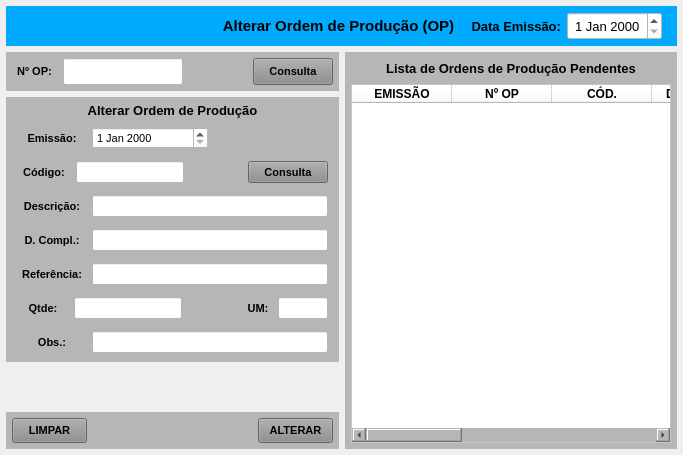
<?xml version="1.0" encoding="UTF-8"?>
<ui version="4.0">
 <class>AlteraOP</class>
 <widget class="QMainWindow" name="AlteraOP">
  <property name="geometry">
   <rect>
    <x>0</x>
    <y>0</y>
    <width>683</width>
    <height>455</height>
   </rect>
  </property>
  <property name="sizePolicy">
   <sizepolicy hsizetype="Preferred" vsizetype="Preferred">
    <horstretch>0</horstretch>
    <verstretch>0</verstretch>
   </sizepolicy>
  </property>
  <property name="maximumSize">
   <size>
    <width>16777215</width>
    <height>16777211</height>
   </size>
  </property>
  <property name="windowTitle">
   <string>Ordem de Produção - Alterar</string>
  </property>
  <widget class="QWidget" name="centralwidget">
   <property name="maximumSize">
    <size>
     <width>16777215</width>
     <height>16777215</height>
    </size>
   </property>
   <layout class="QVBoxLayout" name="verticalLayout">
    <property name="leftMargin">
     <number>6</number>
    </property>
    <property name="topMargin">
     <number>6</number>
    </property>
    <property name="rightMargin">
     <number>6</number>
    </property>
    <property name="bottomMargin">
     <number>6</number>
    </property>
    <item>
     <widget class="QWidget" name="widget_cabecalho" native="true">
      <property name="sizePolicy">
       <sizepolicy hsizetype="Preferred" vsizetype="Preferred">
        <horstretch>0</horstretch>
        <verstretch>0</verstretch>
       </sizepolicy>
      </property>
      <property name="minimumSize">
       <size>
        <width>0</width>
        <height>40</height>
       </size>
      </property>
      <property name="maximumSize">
       <size>
        <width>16777215</width>
        <height>40</height>
       </size>
      </property>
      <property name="font">
       <font>
        <pointsize>9</pointsize>
       </font>
      </property>
      <property name="styleSheet">
       <string notr="true">background-color: rgb(0, 170, 255);</string>
      </property>
      <layout class="QHBoxLayout" name="horizontalLayout">
       <property name="spacing">
        <number>6</number>
       </property>
       <property name="leftMargin">
        <number>15</number>
       </property>
       <property name="topMargin">
        <number>6</number>
       </property>
       <property name="rightMargin">
        <number>15</number>
       </property>
       <property name="bottomMargin">
        <number>6</number>
       </property>
       <item>
        <widget class="QLabel" name="label_8">
         <property name="minimumSize">
          <size>
           <width>0</width>
           <height>0</height>
          </size>
         </property>
         <property name="maximumSize">
          <size>
           <width>190</width>
           <height>16777215</height>
          </size>
         </property>
         <property name="text">
          <string/>
         </property>
        </widget>
       </item>
       <item>
        <widget class="QLabel" name="label_13">
         <property name="sizePolicy">
          <sizepolicy hsizetype="Preferred" vsizetype="Preferred">
           <horstretch>0</horstretch>
           <verstretch>0</verstretch>
          </sizepolicy>
         </property>
         <property name="minimumSize">
          <size>
           <width>0</width>
           <height>0</height>
          </size>
         </property>
         <property name="font">
          <font>
           <pointsize>11</pointsize>
           <weight>75</weight>
           <bold>true</bold>
          </font>
         </property>
         <property name="text">
          <string>Alterar Ordem de Produção (OP)</string>
         </property>
         <property name="alignment">
          <set>Qt::AlignCenter</set>
         </property>
        </widget>
       </item>
       <item>
        <widget class="QLabel" name="label_20">
         <property name="sizePolicy">
          <sizepolicy hsizetype="Preferred" vsizetype="Preferred">
           <horstretch>0</horstretch>
           <verstretch>0</verstretch>
          </sizepolicy>
         </property>
         <property name="minimumSize">
          <size>
           <width>0</width>
           <height>0</height>
          </size>
         </property>
         <property name="maximumSize">
          <size>
           <width>95</width>
           <height>16777215</height>
          </size>
         </property>
         <property name="font">
          <font>
           <pointsize>10</pointsize>
           <weight>75</weight>
           <bold>true</bold>
          </font>
         </property>
         <property name="text">
          <string>Data Emissão:</string>
         </property>
         <property name="alignment">
          <set>Qt::AlignRight|Qt::AlignTrailing|Qt::AlignVCenter</set>
         </property>
        </widget>
       </item>
       <item>
        <widget class="QDateEdit" name="date_Emissao">
         <property name="sizePolicy">
          <sizepolicy hsizetype="Preferred" vsizetype="Preferred">
           <horstretch>0</horstretch>
           <verstretch>0</verstretch>
          </sizepolicy>
         </property>
         <property name="minimumSize">
          <size>
           <width>0</width>
           <height>0</height>
          </size>
         </property>
         <property name="maximumSize">
          <size>
           <width>95</width>
           <height>16777215</height>
          </size>
         </property>
         <property name="font">
          <font>
           <pointsize>10</pointsize>
          </font>
         </property>
         <property name="styleSheet">
          <string notr="true">background-color: rgb(255, 255, 255);</string>
         </property>
         <property name="alignment">
          <set>Qt::AlignCenter</set>
         </property>
        </widget>
       </item>
      </layout>
     </widget>
    </item>
    <item>
     <widget class="QWidget" name="widget" native="true">
      <layout class="QHBoxLayout" name="horizontalLayout_2">
       <property name="leftMargin">
        <number>0</number>
       </property>
       <property name="topMargin">
        <number>0</number>
       </property>
       <property name="rightMargin">
        <number>0</number>
       </property>
       <property name="bottomMargin">
        <number>0</number>
       </property>
       <item>
        <widget class="QWidget" name="widget_3" native="true">
         <property name="minimumSize">
          <size>
           <width>0</width>
           <height>0</height>
          </size>
         </property>
         <property name="maximumSize">
          <size>
           <width>350</width>
           <height>16777215</height>
          </size>
         </property>
         <layout class="QVBoxLayout" name="verticalLayout_2">
          <property name="leftMargin">
           <number>0</number>
          </property>
          <property name="topMargin">
           <number>0</number>
          </property>
          <property name="rightMargin">
           <number>0</number>
          </property>
          <property name="bottomMargin">
           <number>0</number>
          </property>
          <item>
           <widget class="QWidget" name="widget_Cor1" native="true">
            <property name="minimumSize">
             <size>
              <width>0</width>
              <height>0</height>
             </size>
            </property>
            <property name="maximumSize">
             <size>
              <width>16777215</width>
              <height>45</height>
             </size>
            </property>
            <property name="styleSheet">
             <string notr="true">background-color: rgb(182, 182, 182);</string>
            </property>
            <layout class="QHBoxLayout" name="horizontalLayout_3">
             <property name="leftMargin">
              <number>6</number>
             </property>
             <property name="topMargin">
              <number>6</number>
             </property>
             <property name="rightMargin">
              <number>6</number>
             </property>
             <property name="bottomMargin">
              <number>6</number>
             </property>
             <item>
              <widget class="QLabel" name="label_4">
               <property name="minimumSize">
                <size>
                 <width>0</width>
                 <height>0</height>
                </size>
               </property>
               <property name="maximumSize">
                <size>
                 <width>45</width>
                 <height>16777215</height>
                </size>
               </property>
               <property name="font">
                <font>
                 <pointsize>8</pointsize>
                 <weight>75</weight>
                 <bold>true</bold>
                </font>
               </property>
               <property name="text">
                <string>Nº OP:</string>
               </property>
               <property name="alignment">
                <set>Qt::AlignCenter</set>
               </property>
              </widget>
             </item>
             <item>
              <widget class="QLineEdit" name="line_Num_OP">
               <property name="sizePolicy">
                <sizepolicy hsizetype="Preferred" vsizetype="Preferred">
                 <horstretch>0</horstretch>
                 <verstretch>0</verstretch>
                </sizepolicy>
               </property>
               <property name="minimumSize">
                <size>
                 <width>0</width>
                 <height>0</height>
                </size>
               </property>
               <property name="maximumSize">
                <size>
                 <width>120</width>
                 <height>16777215</height>
                </size>
               </property>
               <property name="font">
                <font>
                 <pointsize>12</pointsize>
                </font>
               </property>
               <property name="styleSheet">
                <string notr="true">background-color: rgb(255, 255, 255);</string>
               </property>
               <property name="inputMask">
                <string/>
               </property>
               <property name="text">
                <string/>
               </property>
               <property name="frame">
                <bool>true</bool>
               </property>
               <property name="echoMode">
                <enum>QLineEdit::Normal</enum>
               </property>
               <property name="alignment">
                <set>Qt::AlignCenter</set>
               </property>
               <property name="dragEnabled">
                <bool>false</bool>
               </property>
               <property name="placeholderText">
                <string/>
               </property>
              </widget>
             </item>
             <item>
              <widget class="QLabel" name="label_6">
               <property name="text">
                <string/>
               </property>
              </widget>
             </item>
             <item>
              <widget class="QPushButton" name="btn_Consulta_num">
               <property name="sizePolicy">
                <sizepolicy hsizetype="Preferred" vsizetype="Preferred">
                 <horstretch>0</horstretch>
                 <verstretch>0</verstretch>
                </sizepolicy>
               </property>
               <property name="font">
                <font>
                 <pointsize>8</pointsize>
                 <weight>75</weight>
                 <bold>true</bold>
                </font>
               </property>
               <property name="cursor">
                <cursorShape>PointingHandCursor</cursorShape>
               </property>
               <property name="styleSheet">
                <string notr="true">background-color: rgb(141, 141, 141);</string>
               </property>
               <property name="text">
                <string>Consulta</string>
               </property>
              </widget>
             </item>
            </layout>
           </widget>
          </item>
          <item>
           <widget class="QWidget" name="widget_Cor2" native="true">
            <property name="minimumSize">
             <size>
              <width>0</width>
              <height>0</height>
             </size>
            </property>
            <property name="maximumSize">
             <size>
              <width>16777215</width>
              <height>350</height>
             </size>
            </property>
            <property name="styleSheet">
             <string notr="true">background-color: rgb(182, 182, 182);</string>
            </property>
            <layout class="QVBoxLayout" name="verticalLayout_3">
             <property name="spacing">
              <number>6</number>
             </property>
             <property name="leftMargin">
              <number>6</number>
             </property>
             <property name="topMargin">
              <number>6</number>
             </property>
             <property name="rightMargin">
              <number>6</number>
             </property>
             <property name="bottomMargin">
              <number>6</number>
             </property>
             <item>
              <widget class="QLabel" name="label_titulo">
               <property name="minimumSize">
                <size>
                 <width>0</width>
                 <height>0</height>
                </size>
               </property>
               <property name="maximumSize">
                <size>
                 <width>16777215</width>
                 <height>30</height>
                </size>
               </property>
               <property name="font">
                <font>
                 <pointsize>10</pointsize>
                 <weight>75</weight>
                 <bold>true</bold>
                </font>
               </property>
               <property name="text">
                <string>Alterar Ordem de Produção</string>
               </property>
               <property name="alignment">
                <set>Qt::AlignCenter</set>
               </property>
              </widget>
             </item>
             <item>
              <widget class="QWidget" name="widget_9" native="true">
               <layout class="QHBoxLayout" name="horizontalLayout_5">
                <property name="spacing">
                 <number>5</number>
                </property>
                <property name="leftMargin">
                 <number>5</number>
                </property>
                <property name="topMargin">
                 <number>3</number>
                </property>
                <property name="rightMargin">
                 <number>5</number>
                </property>
                <property name="bottomMargin">
                 <number>3</number>
                </property>
                <item>
                 <widget class="QLabel" name="label_22">
                  <property name="minimumSize">
                   <size>
                    <width>0</width>
                    <height>0</height>
                   </size>
                  </property>
                  <property name="maximumSize">
                   <size>
                    <width>70</width>
                    <height>16777215</height>
                   </size>
                  </property>
                  <property name="font">
                   <font>
                    <pointsize>8</pointsize>
                    <weight>75</weight>
                    <bold>true</bold>
                   </font>
                  </property>
                  <property name="text">
                   <string>Emissão:</string>
                  </property>
                  <property name="alignment">
                   <set>Qt::AlignCenter</set>
                  </property>
                 </widget>
                </item>
                <item>
                 <widget class="QDateEdit" name="date_Emissao_2">
                  <property name="sizePolicy">
                   <sizepolicy hsizetype="Preferred" vsizetype="Preferred">
                    <horstretch>0</horstretch>
                    <verstretch>0</verstretch>
                   </sizepolicy>
                  </property>
                  <property name="font">
                   <font>
                    <pointsize>8</pointsize>
                   </font>
                  </property>
                  <property name="styleSheet">
                   <string notr="true">background-color: rgb(255, 255, 255);</string>
                  </property>
                 </widget>
                </item>
                <item>
                 <widget class="QLabel" name="label_2">
                  <property name="text">
                   <string/>
                  </property>
                 </widget>
                </item>
               </layout>
              </widget>
             </item>
             <item>
              <widget class="QWidget" name="widget_10" native="true">
               <layout class="QHBoxLayout" name="horizontalLayout_6">
                <property name="spacing">
                 <number>5</number>
                </property>
                <property name="leftMargin">
                 <number>5</number>
                </property>
                <property name="topMargin">
                 <number>3</number>
                </property>
                <property name="rightMargin">
                 <number>5</number>
                </property>
                <property name="bottomMargin">
                 <number>3</number>
                </property>
                <item>
                 <widget class="QLabel" name="label_3">
                  <property name="minimumSize">
                   <size>
                    <width>0</width>
                    <height>0</height>
                   </size>
                  </property>
                  <property name="maximumSize">
                   <size>
                    <width>70</width>
                    <height>16777215</height>
                   </size>
                  </property>
                  <property name="font">
                   <font>
                    <pointsize>8</pointsize>
                    <weight>75</weight>
                    <bold>true</bold>
                   </font>
                  </property>
                  <property name="text">
                   <string>Código:</string>
                  </property>
                  <property name="alignment">
                   <set>Qt::AlignCenter</set>
                  </property>
                 </widget>
                </item>
                <item>
                 <widget class="QLineEdit" name="line_Codigo">
                  <property name="sizePolicy">
                   <sizepolicy hsizetype="Preferred" vsizetype="Preferred">
                    <horstretch>0</horstretch>
                    <verstretch>0</verstretch>
                   </sizepolicy>
                  </property>
                  <property name="font">
                   <font>
                    <pointsize>8</pointsize>
                   </font>
                  </property>
                  <property name="styleSheet">
                   <string notr="true">background-color: rgb(255, 255, 255);</string>
                  </property>
                  <property name="inputMask">
                   <string/>
                  </property>
                  <property name="text">
                   <string/>
                  </property>
                  <property name="frame">
                   <bool>true</bool>
                  </property>
                  <property name="echoMode">
                   <enum>QLineEdit::Normal</enum>
                  </property>
                  <property name="alignment">
                   <set>Qt::AlignCenter</set>
                  </property>
                  <property name="dragEnabled">
                   <bool>false</bool>
                  </property>
                  <property name="placeholderText">
                   <string/>
                  </property>
                 </widget>
                </item>
                <item>
                 <widget class="QLabel" name="label_5">
                  <property name="text">
                   <string/>
                  </property>
                 </widget>
                </item>
                <item>
                 <widget class="QPushButton" name="btn_Consulta">
                  <property name="sizePolicy">
                   <sizepolicy hsizetype="Preferred" vsizetype="Preferred">
                    <horstretch>0</horstretch>
                    <verstretch>0</verstretch>
                   </sizepolicy>
                  </property>
                  <property name="font">
                   <font>
                    <pointsize>8</pointsize>
                    <weight>75</weight>
                    <bold>true</bold>
                   </font>
                  </property>
                  <property name="cursor">
                   <cursorShape>PointingHandCursor</cursorShape>
                  </property>
                  <property name="styleSheet">
                   <string notr="true">background-color: rgb(141, 141, 141);</string>
                  </property>
                  <property name="text">
                   <string>Consulta</string>
                  </property>
                 </widget>
                </item>
               </layout>
              </widget>
             </item>
             <item>
              <widget class="QWidget" name="widget_11" native="true">
               <layout class="QHBoxLayout" name="horizontalLayout_7">
                <property name="spacing">
                 <number>5</number>
                </property>
                <property name="leftMargin">
                 <number>5</number>
                </property>
                <property name="topMargin">
                 <number>3</number>
                </property>
                <property name="rightMargin">
                 <number>5</number>
                </property>
                <property name="bottomMargin">
                 <number>3</number>
                </property>
                <item>
                 <widget class="QLabel" name="label_21">
                  <property name="minimumSize">
                   <size>
                    <width>0</width>
                    <height>0</height>
                   </size>
                  </property>
                  <property name="maximumSize">
                   <size>
                    <width>70</width>
                    <height>16777215</height>
                   </size>
                  </property>
                  <property name="font">
                   <font>
                    <pointsize>8</pointsize>
                    <weight>75</weight>
                    <bold>true</bold>
                   </font>
                  </property>
                  <property name="text">
                   <string>Descrição:</string>
                  </property>
                  <property name="alignment">
                   <set>Qt::AlignCenter</set>
                  </property>
                 </widget>
                </item>
                <item>
                 <widget class="QLineEdit" name="line_Descricao">
                  <property name="sizePolicy">
                   <sizepolicy hsizetype="Preferred" vsizetype="Preferred">
                    <horstretch>0</horstretch>
                    <verstretch>0</verstretch>
                   </sizepolicy>
                  </property>
                  <property name="font">
                   <font>
                    <pointsize>8</pointsize>
                   </font>
                  </property>
                  <property name="styleSheet">
                   <string notr="true">background-color: rgb(255, 255, 255);</string>
                  </property>
                  <property name="alignment">
                   <set>Qt::AlignLeading|Qt::AlignLeft|Qt::AlignVCenter</set>
                  </property>
                  <property name="readOnly">
                   <bool>false</bool>
                  </property>
                 </widget>
                </item>
               </layout>
              </widget>
             </item>
             <item>
              <widget class="QWidget" name="widget_12" native="true">
               <layout class="QHBoxLayout" name="horizontalLayout_8">
                <property name="spacing">
                 <number>5</number>
                </property>
                <property name="leftMargin">
                 <number>5</number>
                </property>
                <property name="topMargin">
                 <number>3</number>
                </property>
                <property name="rightMargin">
                 <number>5</number>
                </property>
                <property name="bottomMargin">
                 <number>3</number>
                </property>
                <item>
                 <widget class="QLabel" name="label_24">
                  <property name="minimumSize">
                   <size>
                    <width>0</width>
                    <height>0</height>
                   </size>
                  </property>
                  <property name="maximumSize">
                   <size>
                    <width>70</width>
                    <height>16777215</height>
                   </size>
                  </property>
                  <property name="font">
                   <font>
                    <pointsize>8</pointsize>
                    <weight>75</weight>
                    <bold>true</bold>
                   </font>
                  </property>
                  <property name="text">
                   <string>D. Compl.:</string>
                  </property>
                  <property name="alignment">
                   <set>Qt::AlignCenter</set>
                  </property>
                 </widget>
                </item>
                <item>
                 <widget class="QLineEdit" name="line_Complementar">
                  <property name="sizePolicy">
                   <sizepolicy hsizetype="Preferred" vsizetype="Preferred">
                    <horstretch>0</horstretch>
                    <verstretch>0</verstretch>
                   </sizepolicy>
                  </property>
                  <property name="font">
                   <font>
                    <pointsize>8</pointsize>
                   </font>
                  </property>
                  <property name="styleSheet">
                   <string notr="true">background-color: rgb(255, 255, 255);</string>
                  </property>
                  <property name="readOnly">
                   <bool>false</bool>
                  </property>
                 </widget>
                </item>
               </layout>
              </widget>
             </item>
             <item>
              <widget class="QWidget" name="widget_13" native="true">
               <layout class="QHBoxLayout" name="horizontalLayout_9">
                <property name="spacing">
                 <number>5</number>
                </property>
                <property name="leftMargin">
                 <number>5</number>
                </property>
                <property name="topMargin">
                 <number>3</number>
                </property>
                <property name="rightMargin">
                 <number>5</number>
                </property>
                <property name="bottomMargin">
                 <number>3</number>
                </property>
                <item>
                 <widget class="QLabel" name="label_23">
                  <property name="minimumSize">
                   <size>
                    <width>0</width>
                    <height>0</height>
                   </size>
                  </property>
                  <property name="maximumSize">
                   <size>
                    <width>70</width>
                    <height>16777215</height>
                   </size>
                  </property>
                  <property name="font">
                   <font>
                    <pointsize>8</pointsize>
                    <weight>75</weight>
                    <bold>true</bold>
                   </font>
                  </property>
                  <property name="text">
                   <string>Referência:</string>
                  </property>
                  <property name="alignment">
                   <set>Qt::AlignCenter</set>
                  </property>
                 </widget>
                </item>
                <item>
                 <widget class="QLineEdit" name="line_Referencia">
                  <property name="sizePolicy">
                   <sizepolicy hsizetype="Preferred" vsizetype="Preferred">
                    <horstretch>0</horstretch>
                    <verstretch>0</verstretch>
                   </sizepolicy>
                  </property>
                  <property name="font">
                   <font>
                    <pointsize>8</pointsize>
                   </font>
                  </property>
                  <property name="styleSheet">
                   <string notr="true">background-color: rgb(255, 255, 255);</string>
                  </property>
                  <property name="readOnly">
                   <bool>false</bool>
                  </property>
                 </widget>
                </item>
               </layout>
              </widget>
             </item>
             <item>
              <widget class="QWidget" name="widget_14" native="true">
               <layout class="QHBoxLayout" name="horizontalLayout_10">
                <property name="spacing">
                 <number>5</number>
                </property>
                <property name="leftMargin">
                 <number>5</number>
                </property>
                <property name="topMargin">
                 <number>3</number>
                </property>
                <property name="rightMargin">
                 <number>5</number>
                </property>
                <property name="bottomMargin">
                 <number>3</number>
                </property>
                <item>
                 <widget class="QLabel" name="label_29">
                  <property name="minimumSize">
                   <size>
                    <width>0</width>
                    <height>0</height>
                   </size>
                  </property>
                  <property name="maximumSize">
                   <size>
                    <width>70</width>
                    <height>16777215</height>
                   </size>
                  </property>
                  <property name="font">
                   <font>
                    <pointsize>8</pointsize>
                    <weight>75</weight>
                    <bold>true</bold>
                   </font>
                  </property>
                  <property name="text">
                   <string>Qtde:</string>
                  </property>
                  <property name="alignment">
                   <set>Qt::AlignCenter</set>
                  </property>
                 </widget>
                </item>
                <item>
                 <widget class="QLineEdit" name="line_Qtde">
                  <property name="sizePolicy">
                   <sizepolicy hsizetype="Preferred" vsizetype="Preferred">
                    <horstretch>0</horstretch>
                    <verstretch>0</verstretch>
                   </sizepolicy>
                  </property>
                  <property name="font">
                   <font>
                    <pointsize>8</pointsize>
                   </font>
                  </property>
                  <property name="styleSheet">
                   <string notr="true">background-color: rgb(255, 255, 255);</string>
                  </property>
                  <property name="alignment">
                   <set>Qt::AlignCenter</set>
                  </property>
                  <property name="readOnly">
                   <bool>false</bool>
                  </property>
                 </widget>
                </item>
                <item>
                 <widget class="QLabel" name="label_7">
                  <property name="text">
                   <string/>
                  </property>
                 </widget>
                </item>
                <item>
                 <widget class="QLabel" name="label_27">
                  <property name="minimumSize">
                   <size>
                    <width>0</width>
                    <height>0</height>
                   </size>
                  </property>
                  <property name="maximumSize">
                   <size>
                    <width>30</width>
                    <height>16777215</height>
                   </size>
                  </property>
                  <property name="font">
                   <font>
                    <pointsize>8</pointsize>
                    <weight>75</weight>
                    <bold>true</bold>
                   </font>
                  </property>
                  <property name="text">
                   <string>UM:</string>
                  </property>
                  <property name="alignment">
                   <set>Qt::AlignCenter</set>
                  </property>
                 </widget>
                </item>
                <item>
                 <widget class="QLineEdit" name="line_Um">
                  <property name="sizePolicy">
                   <sizepolicy hsizetype="Preferred" vsizetype="Preferred">
                    <horstretch>0</horstretch>
                    <verstretch>0</verstretch>
                   </sizepolicy>
                  </property>
                  <property name="minimumSize">
                   <size>
                    <width>0</width>
                    <height>0</height>
                   </size>
                  </property>
                  <property name="maximumSize">
                   <size>
                    <width>50</width>
                    <height>16777215</height>
                   </size>
                  </property>
                  <property name="font">
                   <font>
                    <pointsize>8</pointsize>
                   </font>
                  </property>
                  <property name="styleSheet">
                   <string notr="true">background-color: rgb(255, 255, 255);</string>
                  </property>
                  <property name="alignment">
                   <set>Qt::AlignCenter</set>
                  </property>
                  <property name="readOnly">
                   <bool>false</bool>
                  </property>
                 </widget>
                </item>
               </layout>
              </widget>
             </item>
             <item>
              <widget class="QWidget" name="widget_15" native="true">
               <property name="minimumSize">
                <size>
                 <width>0</width>
                 <height>0</height>
                </size>
               </property>
               <property name="maximumSize">
                <size>
                 <width>16777215</width>
                 <height>70</height>
                </size>
               </property>
               <layout class="QHBoxLayout" name="horizontalLayout_11">
                <property name="spacing">
                 <number>5</number>
                </property>
                <property name="leftMargin">
                 <number>5</number>
                </property>
                <property name="topMargin">
                 <number>3</number>
                </property>
                <property name="rightMargin">
                 <number>5</number>
                </property>
                <property name="bottomMargin">
                 <number>3</number>
                </property>
                <item>
                 <widget class="QLabel" name="label_26">
                  <property name="minimumSize">
                   <size>
                    <width>0</width>
                    <height>0</height>
                   </size>
                  </property>
                  <property name="maximumSize">
                   <size>
                    <width>70</width>
                    <height>16777215</height>
                   </size>
                  </property>
                  <property name="font">
                   <font>
                    <pointsize>8</pointsize>
                    <weight>75</weight>
                    <bold>true</bold>
                   </font>
                  </property>
                  <property name="text">
                   <string>Obs.:</string>
                  </property>
                  <property name="alignment">
                   <set>Qt::AlignCenter</set>
                  </property>
                 </widget>
                </item>
                <item>
                 <widget class="QLineEdit" name="line_Obs">
                  <property name="sizePolicy">
                   <sizepolicy hsizetype="Preferred" vsizetype="Preferred">
                    <horstretch>0</horstretch>
                    <verstretch>0</verstretch>
                   </sizepolicy>
                  </property>
                  <property name="minimumSize">
                   <size>
                    <width>0</width>
                    <height>0</height>
                   </size>
                  </property>
                  <property name="maximumSize">
                   <size>
                    <width>16777215</width>
                    <height>45</height>
                   </size>
                  </property>
                  <property name="font">
                   <font>
                    <pointsize>8</pointsize>
                   </font>
                  </property>
                  <property name="styleSheet">
                   <string notr="true">background-color: rgb(255, 255, 255);</string>
                  </property>
                  <property name="alignment">
                   <set>Qt::AlignLeading|Qt::AlignLeft|Qt::AlignTop</set>
                  </property>
                  <property name="readOnly">
                   <bool>false</bool>
                  </property>
                 </widget>
                </item>
               </layout>
              </widget>
             </item>
            </layout>
           </widget>
          </item>
          <item>
           <widget class="QWidget" name="widget_8" native="true"/>
          </item>
          <item>
           <widget class="QWidget" name="widget_Cor3" native="true">
            <property name="minimumSize">
             <size>
              <width>0</width>
              <height>0</height>
             </size>
            </property>
            <property name="maximumSize">
             <size>
              <width>16777215</width>
              <height>45</height>
             </size>
            </property>
            <property name="styleSheet">
             <string notr="true">background-color: rgb(182, 182, 182);</string>
            </property>
            <layout class="QHBoxLayout" name="horizontalLayout_4">
             <property name="leftMargin">
              <number>6</number>
             </property>
             <property name="topMargin">
              <number>6</number>
             </property>
             <property name="rightMargin">
              <number>6</number>
             </property>
             <property name="bottomMargin">
              <number>6</number>
             </property>
             <item>
              <widget class="QPushButton" name="btn_Limpar">
               <property name="sizePolicy">
                <sizepolicy hsizetype="Preferred" vsizetype="Preferred">
                 <horstretch>0</horstretch>
                 <verstretch>0</verstretch>
                </sizepolicy>
               </property>
               <property name="minimumSize">
                <size>
                 <width>0</width>
                 <height>0</height>
                </size>
               </property>
               <property name="maximumSize">
                <size>
                 <width>75</width>
                 <height>16777215</height>
                </size>
               </property>
               <property name="font">
                <font>
                 <pointsize>8</pointsize>
                 <weight>75</weight>
                 <bold>true</bold>
                </font>
               </property>
               <property name="cursor">
                <cursorShape>PointingHandCursor</cursorShape>
               </property>
               <property name="styleSheet">
                <string notr="true">background-color: rgb(141, 141, 141);</string>
               </property>
               <property name="text">
                <string>LIMPAR</string>
               </property>
              </widget>
             </item>
             <item>
              <widget class="QLabel" name="label">
               <property name="text">
                <string/>
               </property>
              </widget>
             </item>
             <item>
              <widget class="QPushButton" name="btn_Salvar">
               <property name="sizePolicy">
                <sizepolicy hsizetype="Preferred" vsizetype="Preferred">
                 <horstretch>0</horstretch>
                 <verstretch>0</verstretch>
                </sizepolicy>
               </property>
               <property name="minimumSize">
                <size>
                 <width>0</width>
                 <height>0</height>
                </size>
               </property>
               <property name="maximumSize">
                <size>
                 <width>75</width>
                 <height>16777215</height>
                </size>
               </property>
               <property name="font">
                <font>
                 <pointsize>8</pointsize>
                 <weight>75</weight>
                 <bold>true</bold>
                </font>
               </property>
               <property name="cursor">
                <cursorShape>PointingHandCursor</cursorShape>
               </property>
               <property name="styleSheet">
                <string notr="true">background-color: rgb(141, 141, 141);</string>
               </property>
               <property name="text">
                <string>ALTERAR</string>
               </property>
              </widget>
             </item>
            </layout>
           </widget>
          </item>
         </layout>
        </widget>
       </item>
       <item>
        <widget class="QWidget" name="widget_Cor4" native="true">
         <property name="styleSheet">
          <string notr="true">background-color: rgb(182, 182, 182);</string>
         </property>
         <layout class="QVBoxLayout" name="verticalLayout_4">
          <property name="leftMargin">
           <number>6</number>
          </property>
          <property name="topMargin">
           <number>6</number>
          </property>
          <property name="rightMargin">
           <number>6</number>
          </property>
          <property name="bottomMargin">
           <number>6</number>
          </property>
          <item>
           <widget class="QLabel" name="label_Titulo">
            <property name="maximumSize">
             <size>
              <width>16777215</width>
              <height>20</height>
             </size>
            </property>
            <property name="font">
             <font>
              <pointsize>10</pointsize>
              <weight>75</weight>
              <bold>true</bold>
             </font>
            </property>
            <property name="text">
             <string>Lista de Ordens de Produção Pendentes</string>
            </property>
            <property name="alignment">
             <set>Qt::AlignCenter</set>
            </property>
           </widget>
          </item>
          <item>
           <widget class="QTableWidget" name="table_OP">
            <property name="sizePolicy">
             <sizepolicy hsizetype="Preferred" vsizetype="Preferred">
              <horstretch>0</horstretch>
              <verstretch>0</verstretch>
             </sizepolicy>
            </property>
            <property name="font">
             <font>
              <pointsize>8</pointsize>
             </font>
            </property>
            <property name="styleSheet">
             <string notr="true">background-color: rgb(255, 255, 255);</string>
            </property>
            <column>
             <property name="text">
              <string>EMISSÃO</string>
             </property>
             <property name="font">
              <font>
               <pointsize>9</pointsize>
               <weight>75</weight>
               <bold>true</bold>
              </font>
             </property>
             <property name="textAlignment">
              <set>AlignCenter</set>
             </property>
            </column>
            <column>
             <property name="text">
              <string>Nº OP</string>
             </property>
             <property name="font">
              <font>
               <family>Segoe UI</family>
               <pointsize>9</pointsize>
               <weight>75</weight>
               <bold>true</bold>
              </font>
             </property>
             <property name="textAlignment">
              <set>AlignCenter</set>
             </property>
            </column>
            <column>
             <property name="text">
              <string>CÓD.</string>
             </property>
             <property name="font">
              <font>
               <family>Segoe UI</family>
               <pointsize>9</pointsize>
               <weight>75</weight>
               <bold>true</bold>
              </font>
             </property>
             <property name="textAlignment">
              <set>AlignCenter</set>
             </property>
            </column>
            <column>
             <property name="text">
              <string>DESCRIÇÃO</string>
             </property>
             <property name="font">
              <font>
               <pointsize>9</pointsize>
               <weight>75</weight>
               <bold>true</bold>
              </font>
             </property>
             <property name="textAlignment">
              <set>AlignCenter</set>
             </property>
            </column>
            <column>
             <property name="text">
              <string>REFERÊNCIA</string>
             </property>
             <property name="font">
              <font>
               <pointsize>9</pointsize>
               <weight>75</weight>
               <bold>true</bold>
              </font>
             </property>
             <property name="textAlignment">
              <set>AlignCenter</set>
             </property>
            </column>
            <column>
             <property name="text">
              <string>UM</string>
             </property>
             <property name="font">
              <font>
               <pointsize>9</pointsize>
               <weight>75</weight>
               <bold>true</bold>
              </font>
             </property>
             <property name="textAlignment">
              <set>AlignCenter</set>
             </property>
            </column>
            <column>
             <property name="text">
              <string>QTDE</string>
             </property>
             <property name="font">
              <font>
               <pointsize>9</pointsize>
               <weight>75</weight>
               <bold>true</bold>
              </font>
             </property>
             <property name="textAlignment">
              <set>AlignCenter</set>
             </property>
            </column>
            <column>
             <property name="text">
              <string>EST/CON</string>
             </property>
             <property name="font">
              <font>
               <pointsize>9</pointsize>
               <weight>75</weight>
               <bold>true</bold>
              </font>
             </property>
             <property name="textAlignment">
              <set>AlignCenter</set>
             </property>
            </column>
            <column>
             <property name="text">
              <string>OBS</string>
             </property>
             <property name="font">
              <font>
               <pointsize>9</pointsize>
               <weight>75</weight>
               <bold>true</bold>
              </font>
             </property>
             <property name="textAlignment">
              <set>AlignCenter</set>
             </property>
            </column>
           </widget>
          </item>
         </layout>
        </widget>
       </item>
      </layout>
     </widget>
    </item>
   </layout>
  </widget>
 </widget>
 <resources/>
 <connections/>
</ui>
